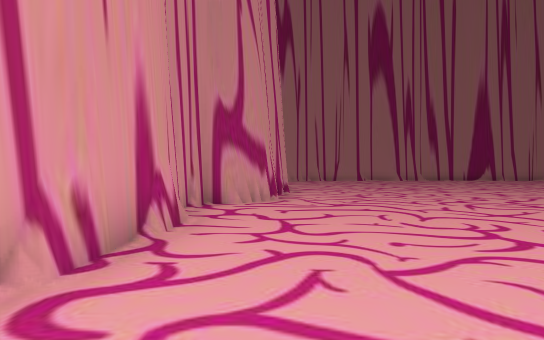
view 1 (above)

24 first-person views from a walk through a scene from a Unity 3-D project. The camera is 1.4 m above the floor, looks level and sees 70° across. The floor is counted in squares, 2 m on a side. Each view is taken from the middle of a square. On the plan, view 1 faces up. The plan holds only what a view shows up to about 11 squares ahead; the rest is blank. The place goes on beyond the plan.

view 2
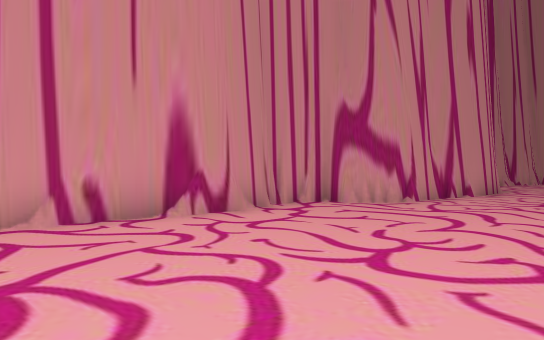

view 3
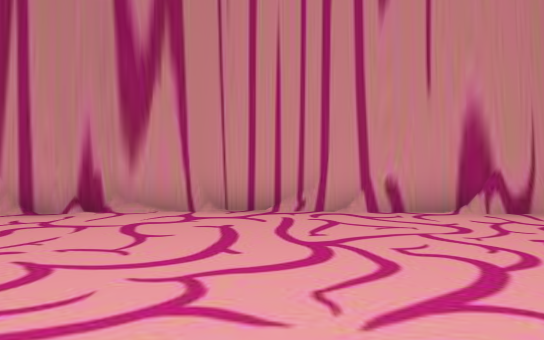

view 4
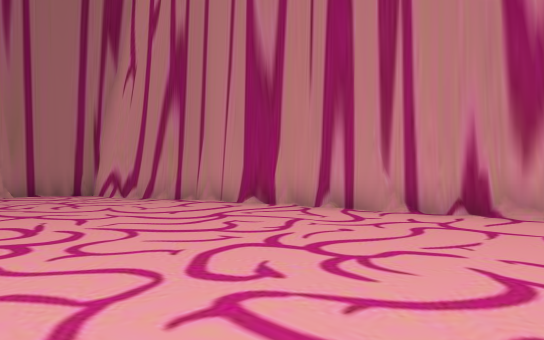

view 5
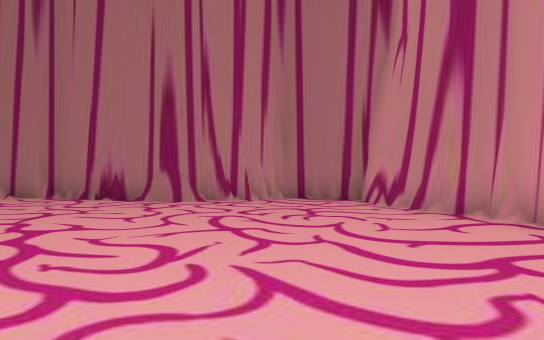

view 6
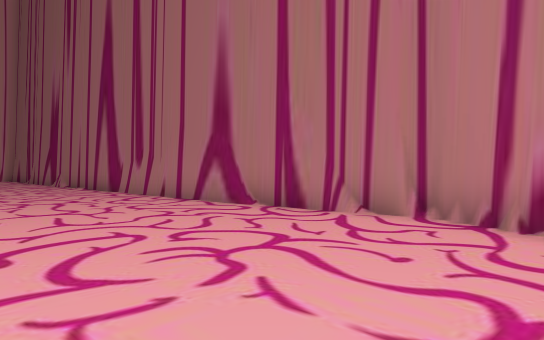

view 7
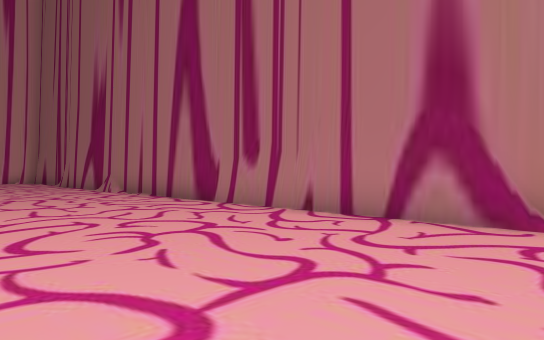

view 8
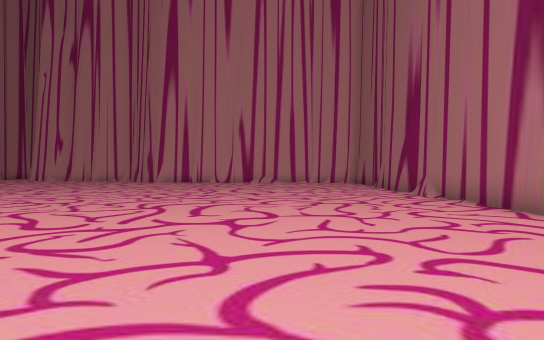

view 9
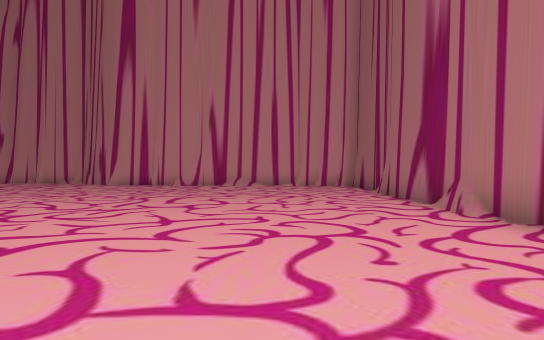

view 10
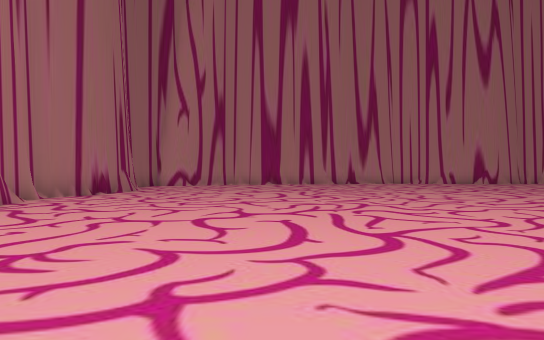

view 11
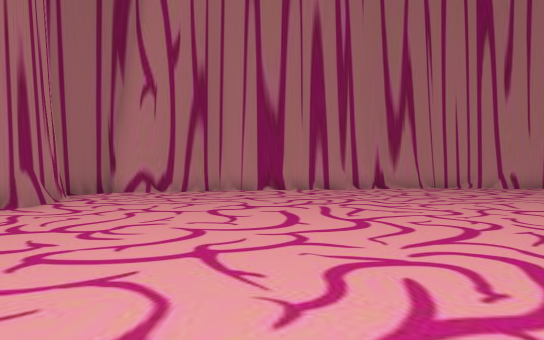

view 12
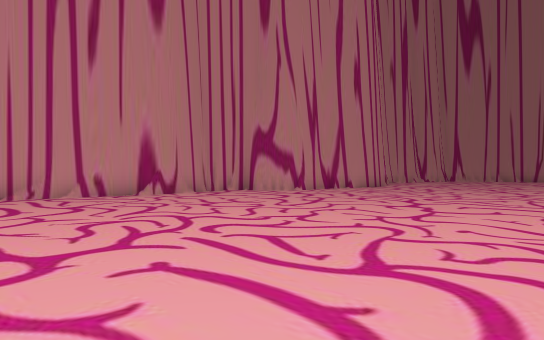

view 13
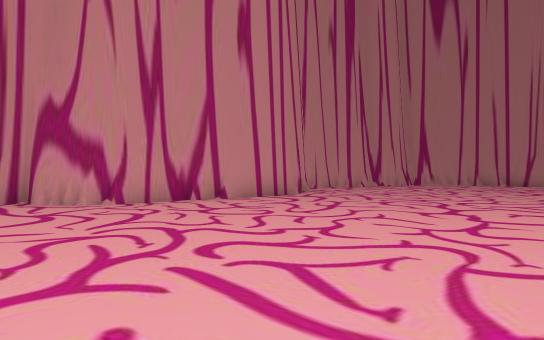

view 14
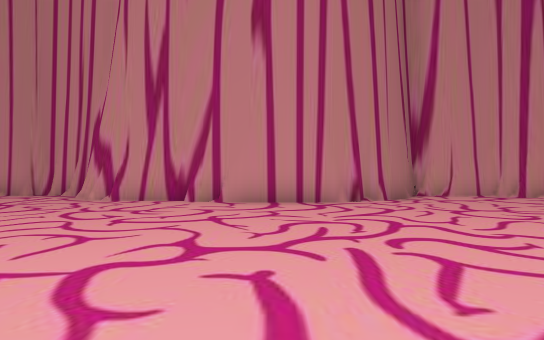

view 15
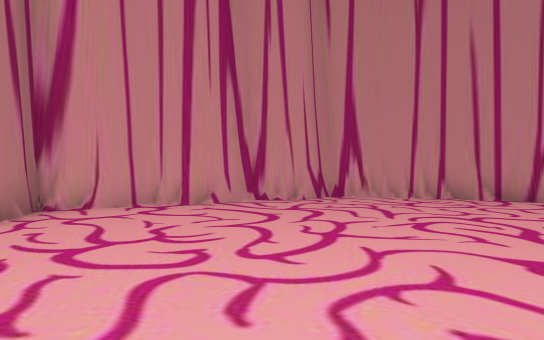

view 16
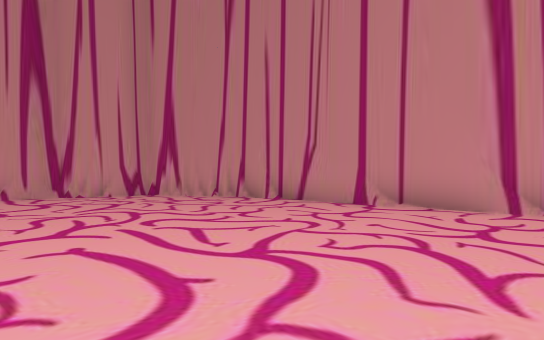

view 17
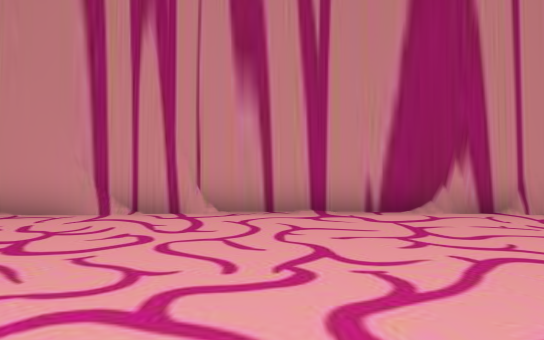

view 18
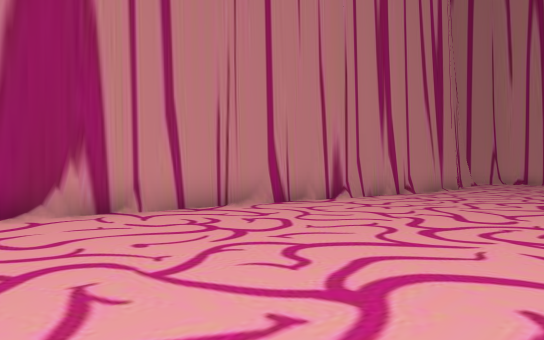

view 19
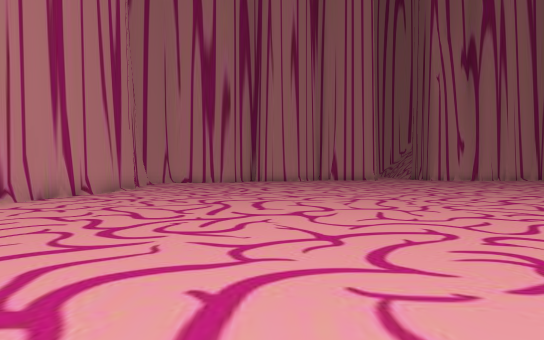

view 20
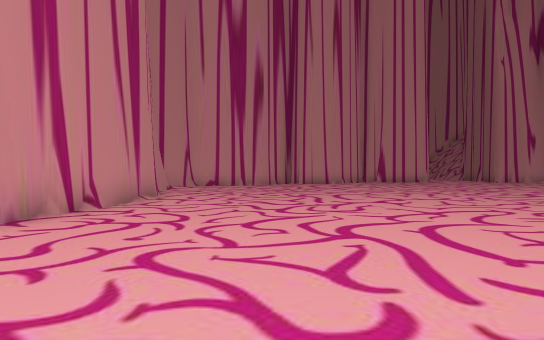

view 21
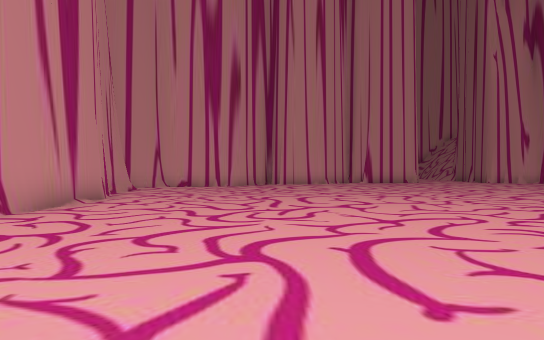

view 22
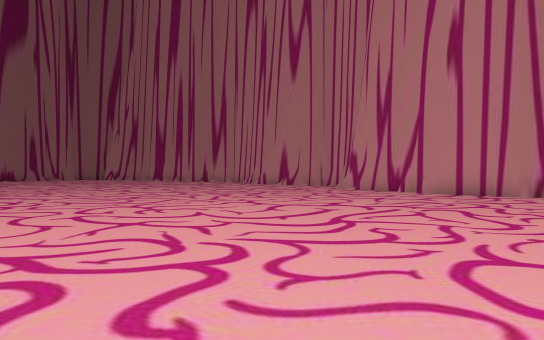

view 23
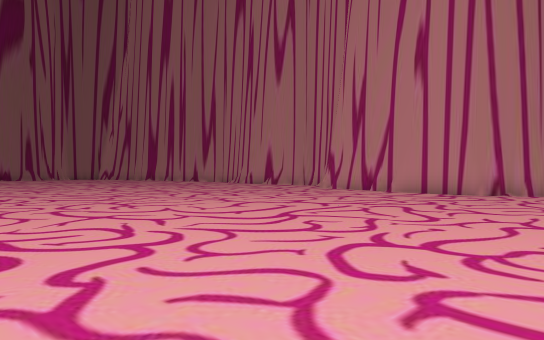

view 24
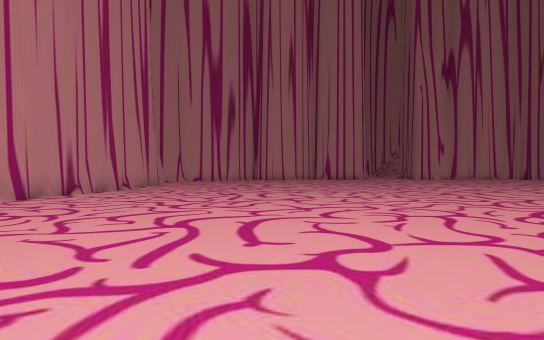

### Floor plan
Key: @ floor where view 1 was taken; # wall or solid block; . floor.
Columns run from 2 left of view 1 to 28 right of it. Each row starts with its distance up from view 1.
 26           ########
 25    ########......########## ##
 24   ##......................###..
 23   #............................
 22  ##............................
 21  #.............................
 20  #.............................
 19 ##.............................
 18 #..............................
 17 #..............................
 16 ##.............................
 15  ##............ ...............
 14   #............   ........ ....
 13   #...........     .......   ..
 12   #...........       .. ..
 11   #...........
 10   #...........
  9  ##...........
  8 ##...........
  7 #............
  6 #............
  5 #............
  4 #..........
  3 #..........
  2 #...........
  1 #...........
  0 #.@..........            ..
 -1 #.............         ....  ..
 -2 #...............      .........
 -3 #................   ...........
 -4 ##.............................
 -5  #.............................
 -6  #.............................
 -7  #.............................
 -8  ##............................
 -9   #............................
-10   ##...........................
-11    #..####...............##....
-12    ####  ######################

Where each view was taken, in squares from view 1:
view 1: 0 up, 0 right, facing up
view 2: 1 up, 4 right, facing up-left
view 3: 1 up, 5 right, facing left
view 4: 0 up, 5 right, facing down-left
view 5: 2 down, 3 right, facing down
view 6: 6 down, 6 right, facing down-right
view 7: 6 down, 11 right, facing down-right
view 8: 7 down, 13 right, facing right
view 9: 8 down, 17 right, facing right
view 10: 6 down, 18 right, facing left
view 11: 6 down, 13 right, facing left
view 12: 1 down, 9 right, facing up-left
view 13: 6 up, 8 right, facing up-left
view 14: 13 up, 9 right, facing left
view 15: 15 up, 6 right, facing up-left
view 16: 18 up, 10 right, facing up-left
view 17: 19 up, 11 right, facing up
view 18: 19 up, 12 right, facing up-right
view 19: 19 up, 12 right, facing right
view 20: 21 up, 16 right, facing right
view 21: 20 up, 17 right, facing right
view 22: 17 up, 12 right, facing down-left
view 23: 18 up, 12 right, facing down-left
view 24: 19 up, 9 right, facing right
